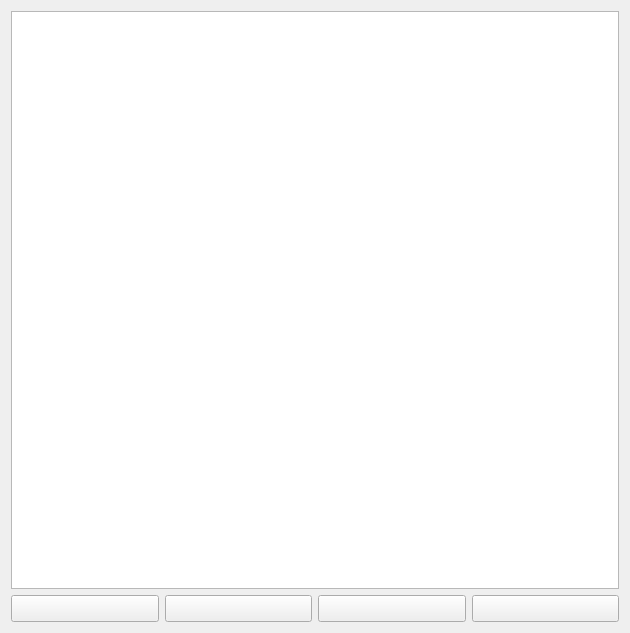
<?xml version="1.0" encoding="UTF-8"?>
<ui version="4.0">
 <class>PoGTableView</class>
 <widget class="QWidget" name="PoGTableView">
  <property name="geometry">
   <rect>
    <x>0</x>
    <y>0</y>
    <width>630</width>
    <height>633</height>
   </rect>
  </property>
  <property name="windowTitle">
   <string>Form</string>
  </property>
  <layout class="QVBoxLayout" name="verticalLayout">
   <item>
    <widget class="QTableView" name="tableView">
     <property name="font">
      <font>
       <family>微软雅黑</family>
       <pointsize>12</pointsize>
      </font>
     </property>
    </widget>
   </item>
   <item>
    <layout class="QHBoxLayout" name="horizontalLayout">
     <item>
      <widget class="QPushButton" name="btnAccountOpen">
       <property name="font">
        <font>
         <pointsize>12</pointsize>
        </font>
       </property>
       <property name="text">
        <string/>
       </property>
       <property name="icon">
        <iconset resource="../resources.qrc">
         <normaloff>:/res/images/icon_open-file.png</normaloff>:/res/images/icon_open-file.png</iconset>
       </property>
       <property name="iconSize">
        <size>
         <width>48</width>
         <height>48</height>
        </size>
       </property>
      </widget>
     </item>
     <item>
      <widget class="QPushButton" name="btnAccountSave">
       <property name="font">
        <font>
         <pointsize>12</pointsize>
        </font>
       </property>
       <property name="text">
        <string/>
       </property>
       <property name="icon">
        <iconset resource="../resources.qrc">
         <normaloff>:/res/images/icon_save.png</normaloff>:/res/images/icon_save.png</iconset>
       </property>
       <property name="iconSize">
        <size>
         <width>48</width>
         <height>48</height>
        </size>
       </property>
      </widget>
     </item>
     <item>
      <widget class="QPushButton" name="btnPoGAdd">
       <property name="font">
        <font>
         <pointsize>12</pointsize>
        </font>
       </property>
       <property name="text">
        <string/>
       </property>
       <property name="icon">
        <iconset resource="../resources.qrc">
         <normaloff>:/res/images/icon_add-row.png</normaloff>:/res/images/icon_add-row.png</iconset>
       </property>
       <property name="iconSize">
        <size>
         <width>48</width>
         <height>48</height>
        </size>
       </property>
      </widget>
     </item>
     <item>
      <widget class="QPushButton" name="btnPogDel">
       <property name="font">
        <font>
         <pointsize>12</pointsize>
        </font>
       </property>
       <property name="text">
        <string/>
       </property>
       <property name="icon">
        <iconset resource="../resources.qrc">
         <normaloff>:/res/images/icon_del-row.png</normaloff>:/res/images/icon_del-row.png</iconset>
       </property>
       <property name="iconSize">
        <size>
         <width>48</width>
         <height>48</height>
        </size>
       </property>
      </widget>
     </item>
    </layout>
   </item>
  </layout>
 </widget>
 <resources>
  <include location="../resources.qrc"/>
 </resources>
 <connections/>
</ui>
